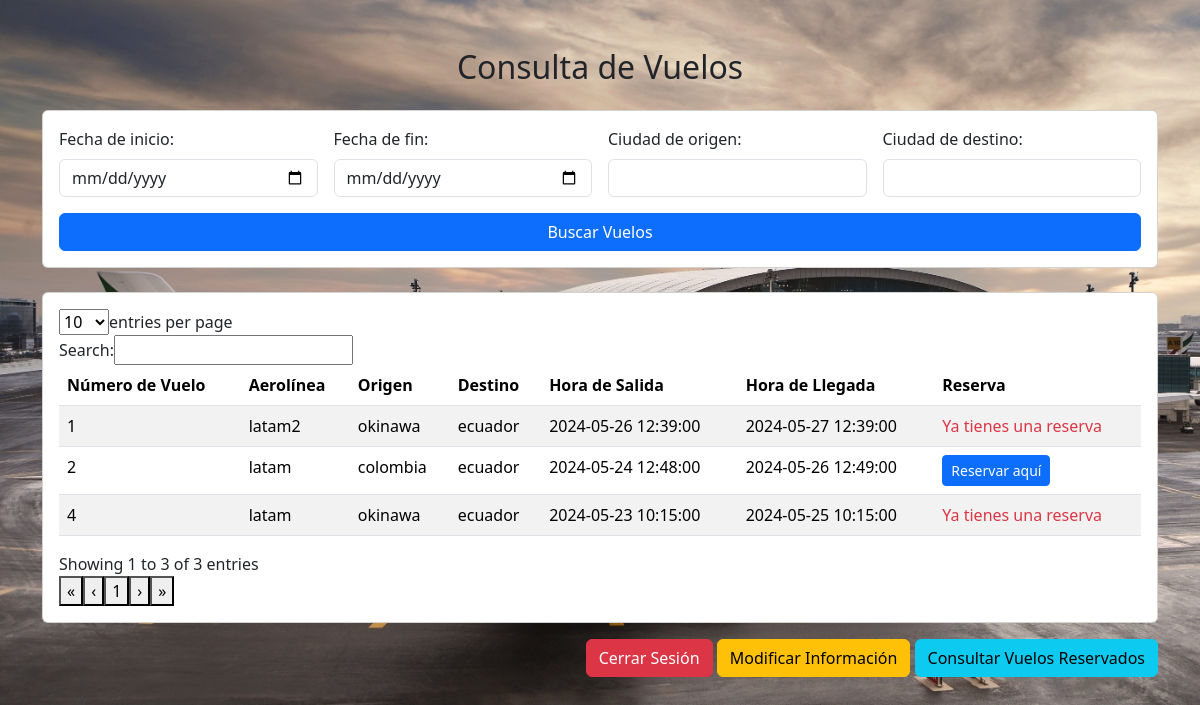
Page /usuario/usuario.php (signed in) on the committed database.
### tables this page shows
CREATE TABLE `vuelo` (
  `id` int(11) NOT NULL,
  `numero_vuelo` varchar(50) NOT NULL,
  `aerolinea_id` int(11) DEFAULT NULL,
  `avion_id` int(11) DEFAULT NULL,
  `piloto_id` int(11) DEFAULT NULL,
  `origen` varchar(100) DEFAULT NULL,
  `destino` varchar(100) DEFAULT NULL,
  `hora_salida` datetime DEFAULT NULL,
  `hora_llegada` datetime DEFAULT NULL
);

CREATE TABLE `aerolinea` (
  `id` int(11) NOT NULL,
  `nombre` varchar(255) NOT NULL,
  `pais_origen` varchar(100) DEFAULT NULL,
  `contacto` varchar(255) DEFAULT NULL
);

### usuario/usuario.php (the view, shortened to what this page needs)
<?php
include '../conexion.php';
$usuario_id = $_SESSION['usuario_id'];
$fechaInicio = '';
$fechaFin = '';
$origen = '';
$destino = '';
$hoy = date('Y-m-d');
$sql = "SELECT vuelo.id, vuelo.numero_vuelo, aerolinea.nombre AS nombre_aerolinea, vuelo.origen, vuelo.destino, vuelo.hora_salida, vuelo.hora_llegada
        FROM vuelo
        INNER JOIN aerolinea ON vuelo.aerolinea_id = aerolinea.id
        WHERE DATE(vuelo.hora_salida) >= ?";
$params = [$hoy];
$stmt = $conexion->prepare($sql);
$stmt->bind_param(str_repeat('s', count($params)), ...$params);
$stmt->execute();
$result = $stmt->get_result();
?>
<!DOCTYPE html>
<html lang="es">
<head>
    <link rel="stylesheet" href="../assets/css/bootstrap.min.css">
    <link rel="stylesheet" href="https://cdn.datatables.net/2.0.5/css/dataTables.bootstrap5.css">
</head>
<body style="background-image: url('../imagen/fondo2.jpeg'); background-size: cover;">
    <div class="container my-5">
        <h2 class="text-center mb-4">Consulta de Vuelos</h2>
        <div class="card mb-4">
            <div class="card-body">
                <form method="post" class="row g-3">
                    <div class="col-md-3">
                        <label for="fecha_inicio" class="form-label">Fecha de inicio:</label>
                        <input type="date" class="form-control" id="fecha_inicio" name="fecha_inicio" value="<?php echo htmlspecialchars($fechaInicio); ?>">
                    </div>
                    <div class="col-md-3">
                        <label for="fecha_fin" class="form-label">Fecha de fin:</label>
                        <input type="date" class="form-control" id="fecha_fin" name="fecha_fin" value="<?php echo htmlspecialchars($fechaFin); ?>">
                    </div>
                    <div class="col-md-3">
                        <label for="origen" class="form-label">Ciudad de origen:</label>
                        <input type="text" class="form-control" id="origen" name="origen" value="<?php echo htmlspecialchars($origen); ?>">
                    </div>
                    <div class="col-md-3">
                        <label for="destino" class="form-label">Ciudad de destino:</label>
                        <input type="text" class="form-control" id="destino" name="destino" value="<?php echo htmlspecialchars($destino); ?>">
                    </div>
                    <div class="col-12">
                        <button type="submit" class="btn btn-primary w-100">Buscar Vuelos</button>
                    </div>
                </form>
            </div>
        </div>
        <div class="card">
            <div class="card-body">
                <table class="table table-striped">
                    <thead>
                        <tr>
                            <th>Número de Vuelo</th>
                            <th>Aerolínea</th>
                            <th>Origen</th>
                            <th>Destino</th>
                            <th>Hora de Salida</th>
                            <th>Hora de Llegada</th>
                            <th>Reserva</th>
                        </tr>
                    </thead>
                    <tbody>
                        <?php
                        if ($result->num_rows > 0) {
                            while($row = $result->fetch_assoc()) {
                                $vuelo_id = $row["id"];
                                $check_sql = "SELECT * FROM reserva WHERE usuario_id = ? AND vuelo_id = ?";
                                $check_stmt = $conexion->prepare($check_sql);
                                $check_stmt->bind_param("ii", $usuario_id, $vuelo_id);
                                $check_stmt->execute();
                                $check_result = $check_stmt->get_result();
                                echo "<tr>";
                                echo "<td>" . htmlspecialchars($row["numero_vuelo"]) . "</td>";
                                echo "<td>" . htmlspecialchars($row["nombre_aerolinea"]) . "</td>";
                                echo "<td>" . htmlspecialchars($row["origen"]) . "</td>";
                                echo "<td>" . htmlspecialchars($row["destino"]) . "</td>";
                                echo "<td>" . htmlspecialchars($row["hora_salida"]) . "</td>";
                                echo "<td>" . htmlspecialchars($row["hora_llegada"]) . "</td>";
                                echo "<td>";
                                if ($check_result->num_rows > 0) {
                                    echo "<span class='text-danger'>Ya tienes una reserva</span>";
                                } else {
                                    echo "<form action='reservar.php' method='post'>";
                                    echo "<button type='submit' class='btn btn-primary btn-sm'>Reservar aquí</button>";
                                    echo "</form>";
                                }
                                echo "</td>";
                                echo "</tr>";
                            }
                        } else {
                            echo "<tr><td colspan='7' class='text-center'>No se encontraron vuelos con los criterios de búsqueda especificados.</td></tr>";
                        }
                        ?>
                    </tbody>
                </table>
            </div>
        </div>
        <div class="text-end mt-3">
            <a href="../cerrar_sesion.php" class="btn btn-danger">Cerrar Sesión</a>
            <form action="modificar_usuario.php" method="get" style="display:inline;">
            <button type="submit" class="btn btn-warning">Modificar Información</button>
        </form>
        <form action="consultar_reservas.php" method="get" style="display:inline;">
            <button type="submit" class="btn btn-info">Consultar Vuelos Reservados</button>
        </form>
        </div>
    </div>
</body>
</html>

### rows in the picture
vuelo: numero_vuelo "1", aerolinea.nombre "latam2", origen "okinawa", destino "ecuador", hora_salida "2024-05-26 12:39:00", hora_llegada "2024-05-27 12:39:00", shows "Ya tienes una reserva"
vuelo: numero_vuelo "2", aerolinea.nombre "latam", origen "colombia", destino "ecuador", hora_salida "2024-05-24 12:48:00", hora_llegada "2024-05-26 12:49:00"
vuelo: numero_vuelo "4", aerolinea.nombre "latam", origen "okinawa", destino "ecuador", hora_salida "2024-05-23 10:15:00", hora_llegada "2024-05-25 10:15:00", shows "Ya tienes una reserva"
